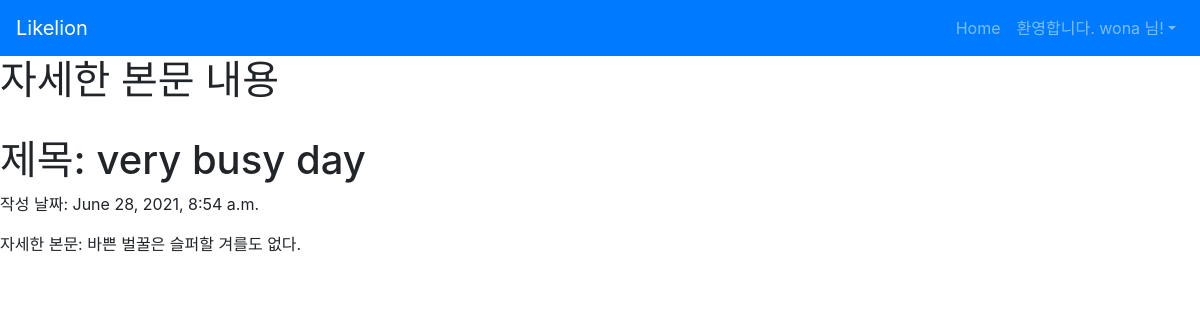
The page /d/1 (signed in) on the database its author committed.
### dapp/models.py (models this page shows, shortened)
class D(models.Model):
    title = models.CharField(max_length=200)
    pub_date = models.DateTimeField('data published')
    body = models.TextField()

### dapp/views.py (the view)
# urls.py: path('d/<int:d_id>', dapp.views.detail, name='detail'),
def detail(request, d_id):
    d_detail = get_object_or_404(D, pk = d_id)
    return render(request, 'detail.html', {'d' : d_detail})

### dapp/templates/detail.html (shortened to what this page needs)
{% extends 'base.html' %}
{% block content %}
<h1>자세한 본문 내용</h1>
<h1>제목: {{d.title}}</h1>
<p>작성 날짜: {{d.pub_date}}</p>
<p>자세한 본문: {{d.body}}</p>
{% endblock %}

### fifthproject/templates/base.html (shortened to what this page needs)
{% load bootstrap4 %}
{% bootstrap_css %}
<nav class="navbar navbar-expand-lg navbar-dark bg-primary">
    <a class="navbar-brand" href="{% url 'home' %}">Likelion</a>
    <div class="collapse navbar-collapse" id="navbarNav">
        <ul class="navbar-nav ml-auto">
            <li class="nav-item">
                <a class="nav-item nav-link" href="{% url 'home' %}">Home</span></a>
            </li>
            {% if user.is_authenticated %}
            <li class="nav-item dropdown">
                <a class="nav-link dropdown-toggle" id="navbarDropdown" role="button" data-toggle="dropdown"
                            aria-haspopup="true" aria-expanded="false">환영합니다. {{ user.username }} 님!</a>
            </li>
            {% endif %}
        </ul>
    </div>
</nav>
{% block content %}
{% endblock %}

### rows shown on the page
D: title "very busy day", pub_date "June 28, 2021, 8:54 a.m.", body "바쁜 벌꿀은 슬퍼할 겨를도 없다."

### other values the page prints
{{ user.username }} "wona"
